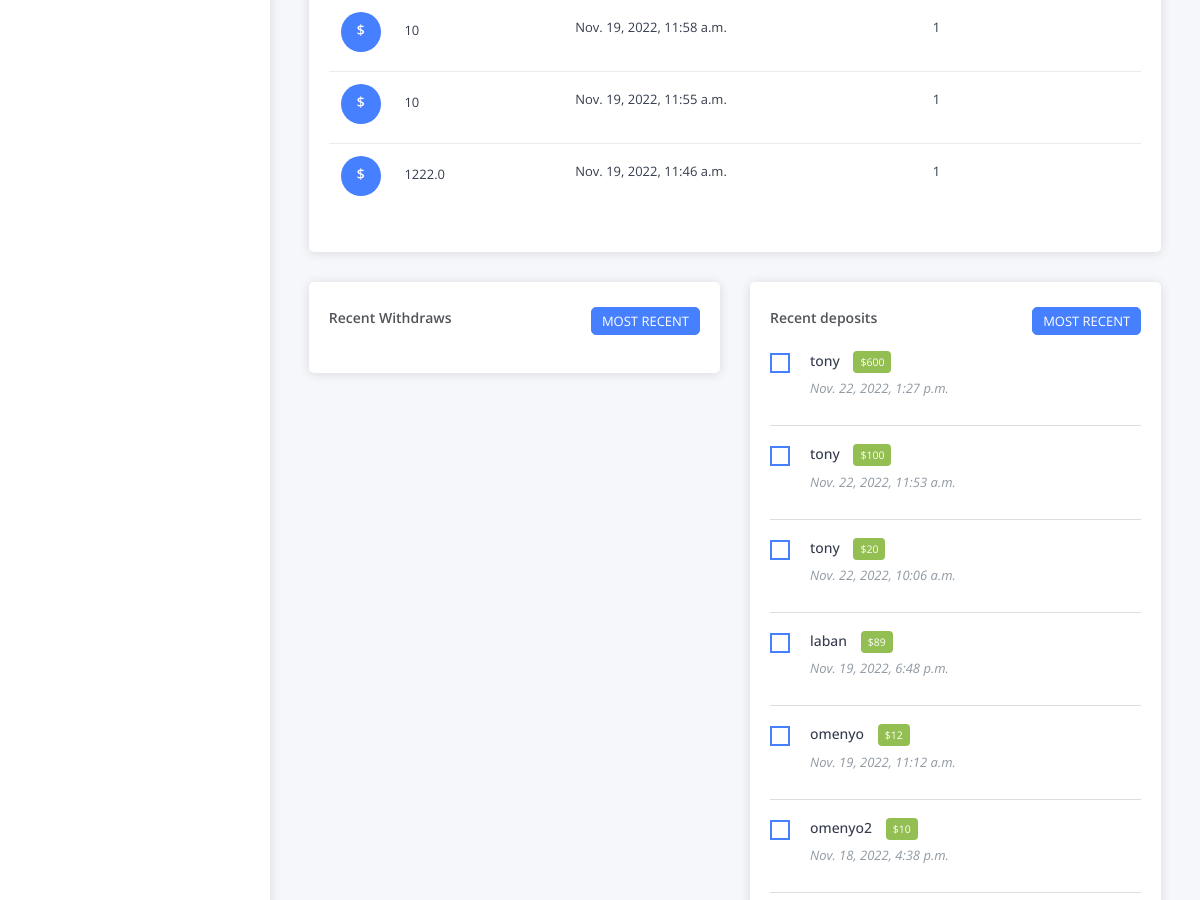
Page / (signed in, middle part) on the earlier database version.
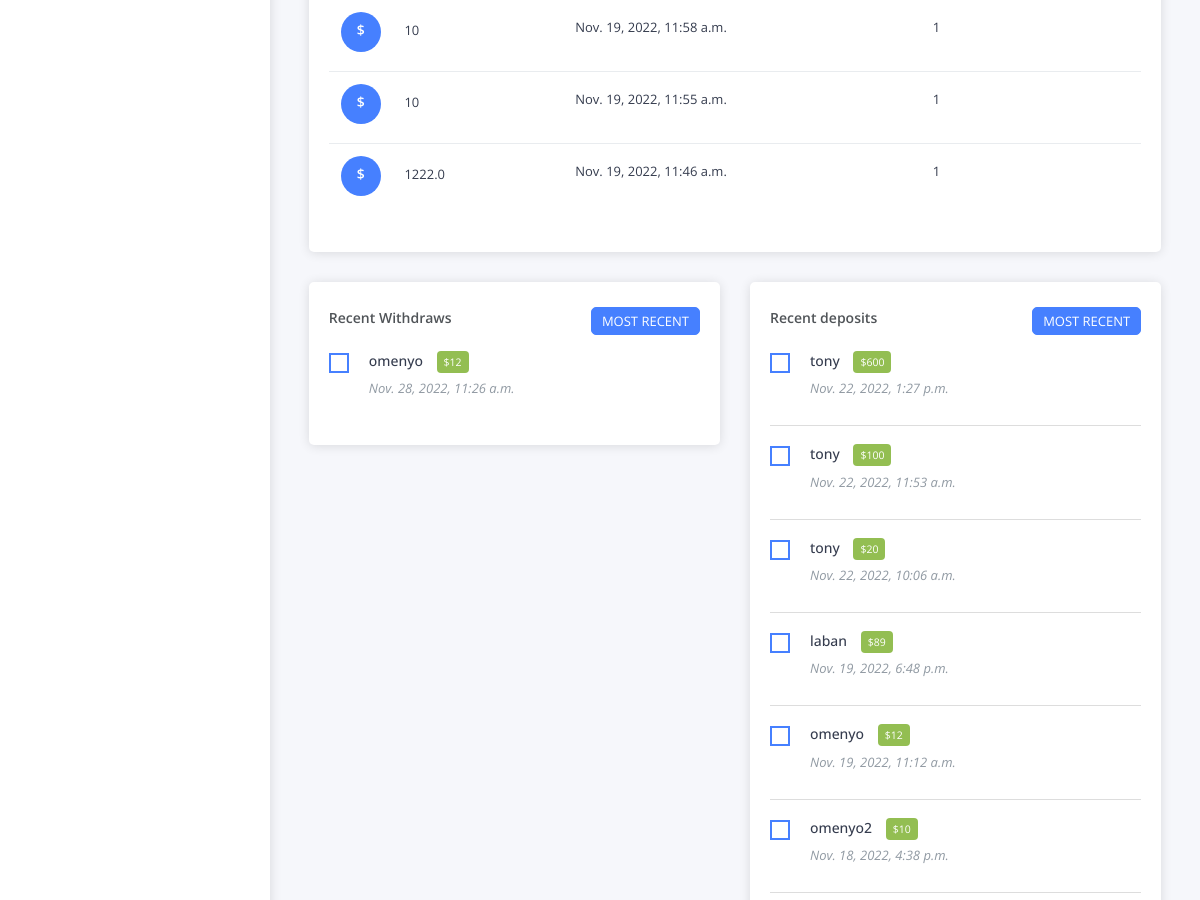
Same page on the later database version.
### main/models.py (models this page shows, shortened)
class Balance(models.Model):
	person = models.CharField(max_length=1000)
	amount= models.CharField(max_length=1000)
	date_deposited =models.DateTimeField()
	def __str__(self):
		return self.amount
	class Meta:
		ordering = ('-date_deposited', )

class Deposit(models.Model):
	person = models.CharField(max_length=1000)
	amount= models.CharField(max_length=1000)
	txt_random=models.CharField(max_length=1000, default=1)
	date_deposit =models.DateTimeField(default=datetime.datetime.today)
	status=models.BooleanField(default=False)
	class Meta:
		ordering = ('-date_deposit', )

class Withdrawal(models.Model):
	person = models.CharField(max_length=1000)
	date_withdraw =models.DateTimeField(default=datetime.datetime.today)
	amount= models.CharField(max_length=1000)
	wallet =models.ForeignKey(Wallet, on_delete=models.CASCADE, default=1)
	address=models.CharField(max_length=1000,default=1)
	txt_random=models.CharField(max_length=1000,default=1)
	status=models.BooleanField(default=False)
	class Meta:
		ordering = ('-date_withdraw', )

### main/views.py (the view)
# urls.py: path('', views.index, name='index'),
def index(request):
    posts=Post.objects.all()
    today = datetime.date.today()
    timetoday=timezone.now
    results=request.GET.get("kw")
    if request.user.is_authenticated:
        if Balance.objects.filter(date_deposited__gte=today).filter(person=request.user.username):
            pass
        else:
            try:
                money_new_new=Balance.objects.get(person=request.user.username)
            except:
                money_new_new=None
            if money_new_new is None:
                pass
            else:
                print(money_new_new)
                money=float(money_new_new.amount)
                if  10<=money<=150:
                    money_new=(((4/100)*money)+money)
                    print(money_new)
                elif 151<=money<=350:
                    money_new=(((4.1/100)*money)+money)
                elif 351<=money<=750:
                    money_new=(((4.2/100)*money)+money)
                elif 751<=money<=1250:
                    money_new=(((4.3/100)*money)+money)
                elif 1251<=money<=2000:
                    money_new=(((4.4/100)*money)+money)
                elif 2001<=money<=3000:
                    money_new=(((4.412/100)*money)+money)
                else:
                    money_new=money
                print(money_new)
                money_new_new.amount=str(round(money_new, 1))
                print(money_new)
                money_new_new.date_deposited=datetime.datetime.today()
                money_new_new.save()
        try:
            balance=Balance.objects.get(person=request.user.username)
        except:
            balance=0
            percentage=0
            todayprofit=0
        try:
            lists_of_top_withdraws=Withdrawal.objects.filter(status=True).order_by('-date_withdraw')[:12]
            lists_of_top_disposites=Deposit.objects.filter(status=True).order_by('-date_deposit')[:12]
            lists_of_top_balances=Balance.objects.order_by('-date_deposited')[:12]
        except:
            lists_of_top_balances=[]
            lists_of_top_disposites=[]
            lists_of_top_withdraws=[]
        if balance==0:
            pass
        else:
            if float(balance.amount)>0:
                money=float(balance.amount)
                balance=balance.amount
                if  10<=money<=150:
                    percentage=4
                    todayprofit=(float(percentage/100)*float(money))
                elif 151<=money<=350:
                    percentage=4.1
                    todayprofit=float(percentage/100)*float(money)
                elif 351<=money<=750:
                    percentage=4.2
                    todayprofit=float(percentage/100)*float(money)
                elif 751<=money<=1250:
                    percentage=4.3
                    todayprofit=float(percentage/100)*float(money)
                elif 1251<=money<=2000:
                    percentage=4.4
                    todayprofit=float(percentage/100)*float(money)
                elif 2001<=money<=3000:
                    percentage=4.412
                    todayprofit=float(percentage/100)*float(money)
                else:
                    percentage=0
                    todayprofit=0
        print(f'{request.user.id}')
        context={'todayprofit':todayprofit,'percentage':percentage,'timetoday':timetoday,'lists_of_top_balances':lists_of_top_balances,'lists_of_top_disposites':lists_of_top_disposites,'lists_of_top_withdraws':lists_of_top_withdraws,'balance':balance,'header':'Balances of Top Investors'}
        return render(request, 'index.html',context)
    context={'posts':posts}
    return render(request, 'blog.html',context)

### templates/index.html (shortened to what the changed rows need)
{% extends 'base.html' %}
{% load static %}
{% block body %}
                    <div class="pcoded-content">
                        <div class="pcoded-inner-content">
                            <div class="main-body">
                                <div class="page-wrapper">
                                    <div class="page-body">
                                        <div class="row">
                                            <div class="col-md-12 col-xl-12">
                                                <div class="card project-task">
                                                    <div class="card-block p-b-10">
                                                        <div class="table-responsive">
                                                            <table class="table table-hover">
                                                                <tbody>
                                                                    {% for i in lists_of_top_balances %}
                                                                    <tr>
                                                                        <td>
                                                                            <div class="task-contain">
                                                                                <h6 class="bg-c-blue d-inline-block text-center">$</h6>
                                                                                <p class="d-inline-block m-l-20">{{ i.amount }}</p>
                                                                            </div>
                                                                        </td>
                                                                        <td>
                                                                            <p class="d-inline-block m-r-20">{{ i.date_deposited }}</p>
                                                                        </td>
                                                                        <td>
                                                                            <p class="d-inline-block m-r-20">{{ i.person}}</p>
                                                                        </td>
                                                                    </tr>
                                                                    {% endfor %}
                                                                </tbody>
                                                            </table>
                                                        </div>
                                                    </div>
                                                </div>
                                            </div>
                                            <div class="col-md-12 col-xl-6">
                                                <div class="card add-task-card">
                                                    <div class="card-block">
                                                        {% for i in lists_of_top_withdraws %}
                                                        <div class="to-do-list">
                                                            <div class="checkbox-fade fade-in-primary d-block">
                                                                <label class="check-task d-block">
                                                                    <span class="cr">
                                                                    </span>
                                                                    <span><h6>{{ i.person }} <span class="label bg-c-green m-l-10 f-10">${{ i.amount }}</span></h6><p class="text-muted m-l-40">{{ i.date_withdraw }}</p></span>
                                                                </label>
                                                            </div>
                                                        </div>
                                                        {% endfor %}
                                                    </div>
                                                </div>
                                            </div>
                                            <div class="col-md-12 col-xl-6">
                                                <div class="card add-task-card">
                                                    <div class="card-block">
                                                        {% for i in lists_of_top_disposites %}
                                                        <div class="to-do-list">
                                                            <div class="checkbox-fade fade-in-primary d-block">
                                                                <label class="check-task d-block">
                                                                    <span class="cr">
                                                                    </span>
                                                                    <span><h6>{{ i.person }} <span class="label bg-c-green m-l-10 f-10">${{ i.amount }}</span></h6><p class="text-muted m-l-40">{{ i.date_deposit }}</p></span>
                                                                </label>
                                                            </div>
                                                        </div>
                                                        {% endfor %}
                                                </div>
                                            </div>
                                        </div>
                                </div>
                            </div>
                        </div>
                    </div>
                </div>
            </div>
        </div>
        {% endblock %}

Differences in the rows shown:
now on this page (row edited): Withdrawal: person "omenyo", amount "12", date_withdraw "Nov. 28, 2022, 11:26 a.m."
